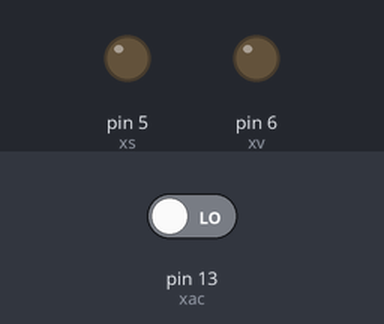
Bench run of a sketch on a simulated Arduino Uno, built with avr-gcc and run on an emulated ATmega328P. Parts: output pins drawn as LEDs (lit = HIGH). The inputs (shaded band) are chosen by the test bench; at power-on: pin 13 (xac) LOW.

Above: at 0.05 s.
At 3.45 s:
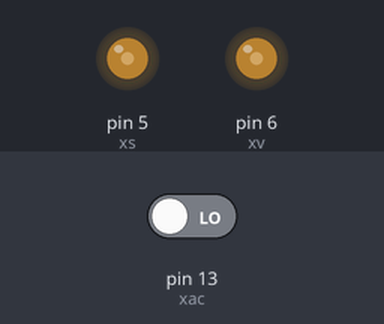
At 6.9 s:
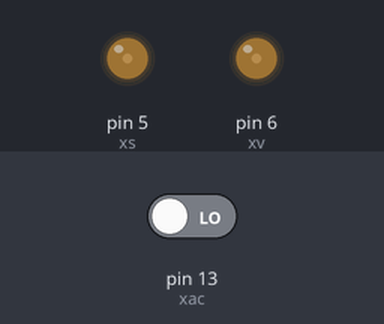
Timing chart, 0 to 10.9 s (numbered marks = the images above):
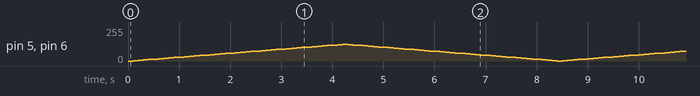

The sketch:

SoundReactionV1.ino
```cpp
// MODE
int fadeAmount = 3;  // How many checkpoints for fade, this 3 is perfect default, but if you want use 5 :)
int k = 0; // Don't touch them
// PIN
int xac = 13; // ACTIVATED SENSOR // PIN 13
int xp = 7; // Red (R) // PIN 7
int xv = 6; // Green (G) // PIN 6
int xs = 5; // Blue (B) // PIN 5

void setup() {
  pinMode(xp, OUTPUT);
  pinMode(xv, OUTPUT);
  pinMode(xs, OUTPUT);
  pinMode(xac, INPUT);
}

void loop() {
  analogWrite(xp, k);
  analogWrite(xv, k);
  analogWrite(xs, k);
  k = k + fadeAmount;
  if (k <= 0 || k >= 125) { // 125 is default brightness value and maxium is 255, minium is 0 :)
    fadeAmount = -fadeAmount;
  }
  delay(100); // DELAY MEAN TIME MS, DEFAULT 100MS = 0,1 SECONDS
  if (digitalRead(xac) == 1) {// If you have sensor, this activated
    analogWrite(xp, HIGH); // Activated sensor
  }
  else { // Not resposive sensor
    digitalWrite(xp, LOW); // No activated sensor
  }
}
```
